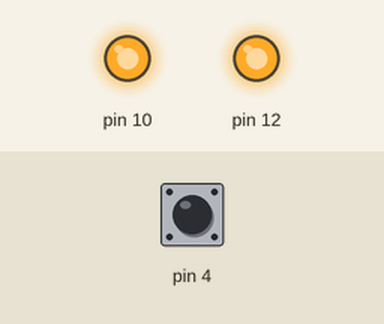
Simulated run of this sketch. Board: Arduino Uno, built with avr-gcc and run on an emulated ATmega328P. On the bench: output pins drawn as LEDs (lit = HIGH). The inputs (shaded band) are chosen by the test bench; at power-on: pin 4 HIGH. EEPROM starts erased.

Above: at 1.2 s.
1.3 s: pin 4 pulled LOW for 0.15 s
At 2.8 s:
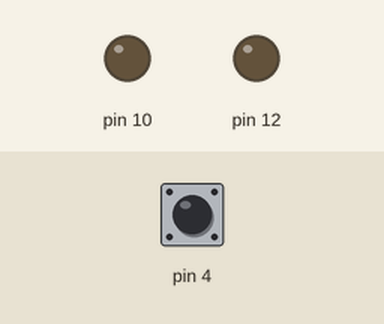
Timing chart, 0 to 4.3 s (numbered marks = the images above; inputs shaded):
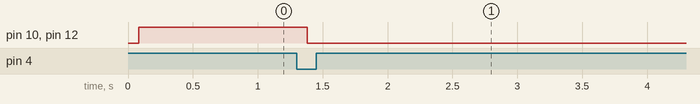

The sketch:

Ejercicio35-EEPROM.ino
```cpp
/* LoadAndSaveSettings
 * footswitch 2012-03-05, original code by Joghurt (2010)
 * Demonstrates how to load and save settings to the EEPROM
 * Modified for #aprendiendoarduino
 */
// Contains EEPROM.read() and EEPROM.write()
#include <EEPROM.h>

// ID of the settings block
#define CONFIG_VERSION "ls1"

// Tell it where to store your config data in EEPROM
#define CONFIG_START 32

// Example settings structure
struct StoreStruct {
  // The variables of your settings
  int a, b;
  char c;
  long d;
  int e[6];
  // This is for mere detection if they are your settings
  char version_of_program[4]; // it is the last variable of the struct
  // so when settings are saved, they will only be validated if
  // they are stored completely.
} settings = {
  // The default values
  HIGH, HIGH,
  'c',
  10000,
  {4, 5, 7, 8, 10, 12},
  CONFIG_VERSION
};

void loadConfig() {
  // To make sure there are settings, and they are YOURS!
  // If nothing is found it will use the default settings.
  if (//EEPROM.read(CONFIG_START + sizeof(settings) - 1) == settings.version_of_program[3] // this is '\0'
      EEPROM.read(CONFIG_START + sizeof(settings) - 2) == settings.version_of_program[2] &&
      EEPROM.read(CONFIG_START + sizeof(settings) - 3) == settings.version_of_program[1] &&
      EEPROM.read(CONFIG_START + sizeof(settings) - 4) == settings.version_of_program[0])
  { // reads settings from EEPROM
    for (unsigned int t=0; t<sizeof(settings); t++)
      *((char*)&settings + t) = EEPROM.read(CONFIG_START + t);
  } else {
    // settings aren't valid! will overwrite with default settings
    saveConfig();
  }
}

void saveConfig() {
  for (unsigned int t=0; t<sizeof(settings); t++)
  { // writes to EEPROM
    EEPROM.write(CONFIG_START + t, *((char*)&settings + t));
    // and verifies the data
    if (EEPROM.read(CONFIG_START + t) != *((char*)&settings + t))
    {
      // error writing to EEPROM
    }
  }
}

void setup() {
  loadConfig();
  pinMode(settings.e[4],OUTPUT);
  pinMode(settings.e[5],OUTPUT);
  pinMode(settings.e[0],INPUT_PULLUP);
}

void loop() {
  digitalWrite(settings.e[4], settings.a);
  digitalWrite(settings.e[5], settings.b);

  if (digitalRead(settings.e[0]) == LOW){
	settings.a = LOW;
	settings.b = LOW;
	saveConfig();
  }

}
```

Measured:
- after the input at 1.3 s, pin 10, pin 12: HIGH → LOW after 0.08 s
